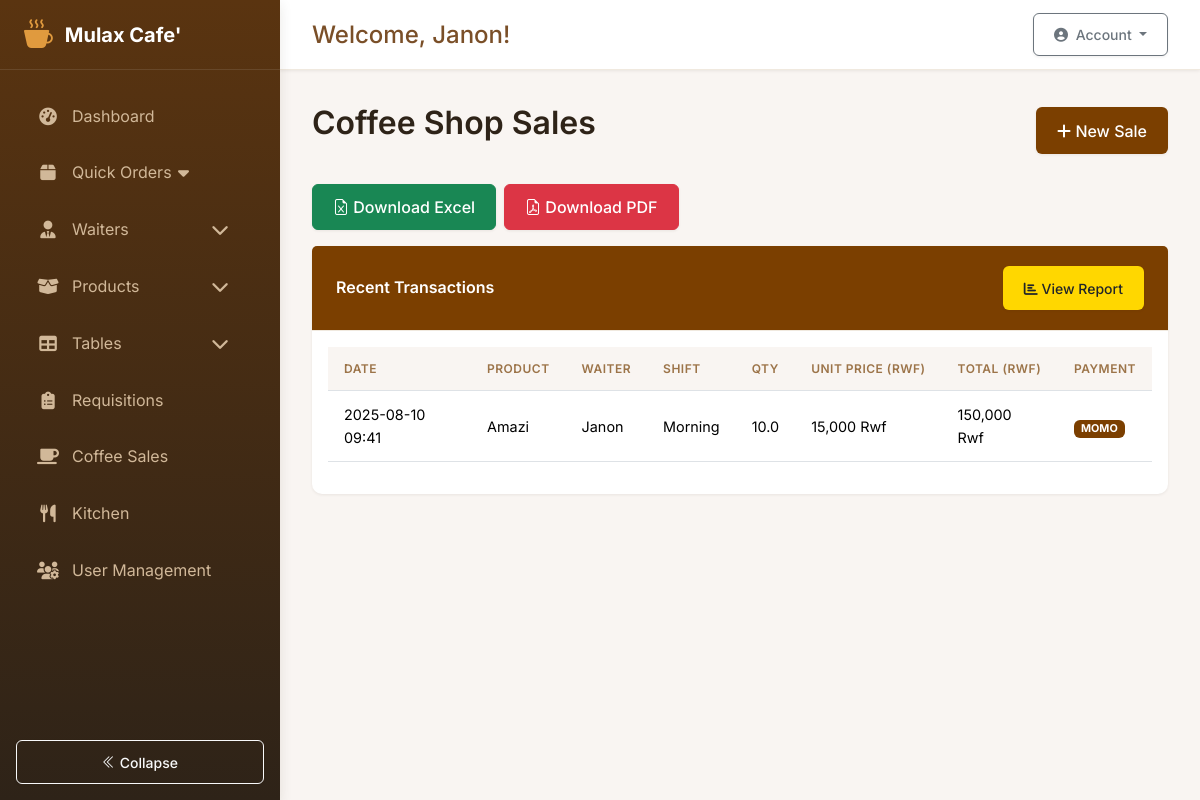
Before: /coffee/ (signed in) with the older database file.
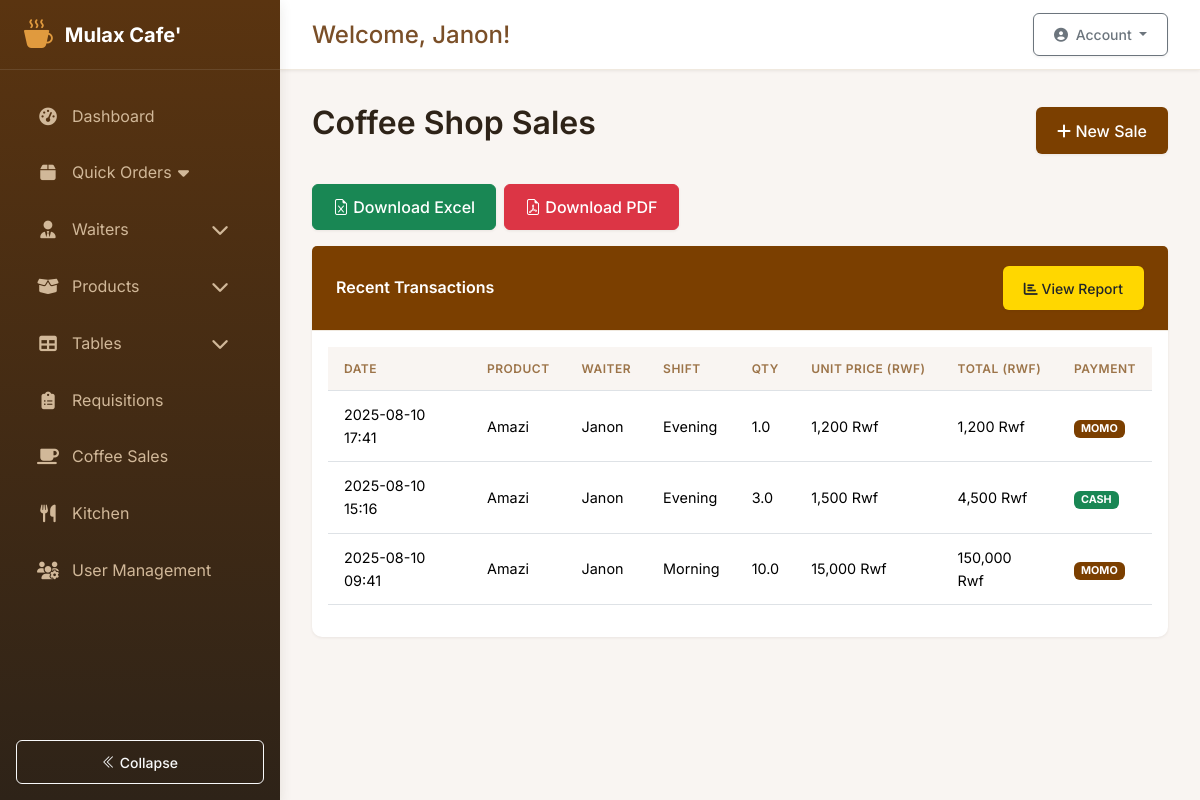
After: the same page with the newer database file.
### app/models.py (models this page shows, shortened)
class User(db.Model, UserMixin):
    __tablename__ = 'users'
    id = db.Column(db.Integer, primary_key=True)
    username = db.Column(db.String(80), unique=True, nullable=False)
    password_hash = db.Column(db.String(128))
    role = db.Column(db.String(20), default='employee')  # Possible values: 'system_control', 'manager', 'employee'
    is_admin = db.Column(db.Boolean, default=False)
    active = db.Column(db.Boolean, default=True)
    created_at = db.Column(db.DateTime, default=lambda: datetime.now(pytz.timezone('Africa/Kigali')))
    last_login = db.Column(db.DateTime)
    must_change_password = db.Column(db.Boolean, default=True)
    current_shift_id = db.Column(db.Integer, db.ForeignKey('shifts.id'))
    current_shift = db.relationship('Shift', back_populates='users')
    attendances = db.relationship('Attendance', back_populates='user')
    stock_movements = db.relationship('StockMovement', back_populates='user')
    requisitions = db.relationship(
        'Requisition',
        back_populates='requester',
        foreign_keys='[Requisition.user_id]'
    )
    approved_requisitions = db.relationship(
        'Requisition',
        back_populates='approver',
        foreign_keys='[Requisition.approved_by]'
    )
    coffee_sales = db.relationship('CoffeeSale', back_populates='recorder')
    orders_recorded = db.relationship('Order', back_populates='recorder', foreign_keys='[Order.recorded_by]')
    orders_served = db.relationship('Order', back_populates='server', foreign_keys='[Order.served_by]')
    orders_created = db.relationship('Order', back_populates='user', foreign_keys='Order.user_id')
    def is_employee(self):
        return self.role == 'employee'
    def get_current_shift(self):
        if self.is_admin or self.is_system_control():
            return None  # Admins can see all shifts
        return self.current_shift

class CoffeeSale(db.Model):
    __tablename__ = 'coffee_sales'
    id = db.Column(db.Integer, primary_key=True)
    date = db.Column(db.DateTime, default=lambda: datetime.now(pytz.timezone('Africa/Kigali')))
    product_id = db.Column(db.Integer, db.ForeignKey('products.id'), nullable=False)
    quantity_sold = db.Column(db.Float, nullable=False)
    unit_price = db.Column(db.Float, nullable=False)
    total_sales = db.Column(db.Float, nullable=False)
    payment_mode = db.Column(db.String(20))
    recorded_by = db.Column(db.Integer, db.ForeignKey('users.id'), nullable=False)
    waiter_id = db.Column(db.Integer, db.ForeignKey('waiters.id'), nullable=True)
    shift_id = db.Column(db.Integer, db.ForeignKey('shifts.id'), nullable=True)
    product = db.relationship('Product', back_populates='coffee_sales')
    recorder = db.relationship('User', back_populates='coffee_sales')
    waiter = db.relationship('Waiter', foreign_keys=[waiter_id])
    shift = db.relationship('Shift')

class Product(db.Model):
    __tablename__ = 'products'
    id = db.Column(db.Integer, primary_key=True)
    sku = db.Column(db.String(20), unique=True, nullable=False)
    name = db.Column(db.String(100), nullable=False)
    brand = db.Column(db.String(100))
    description = db.Column(db.Text)
    category = db.Column(db.String(50), nullable=False)
    unit = db.Column(db.String(20), nullable=False)
    current_stock = db.Column(db.Float, default=0)
    unit_price = db.Column(db.Float, default=0)
    cost_price = db.Column(db.Float)
    supplier = db.Column(db.String(100))
    remarks = db.Column(db.String(200))
    tax_rate = db.Column(db.Float, nullable=True)
    reorder_qty = db.Column(db.Float, default=0)
    last_updated = db.Column(db.DateTime, default=lambda: datetime.now(pytz.timezone('Africa/Kigali')), onupdate=lambda: datetime.now(pytz.timezone('Africa/Kigali')))
    min_stock = db.Column(db.Float, default=5.0)
    stock_movements = db.relationship(
        'StockMovement',
        back_populates='product',
        cascade='all, delete-orphan'
    )
    requisitions = db.relationship('Requisition', back_populates='product')
    coffee_sales = db.relationship('CoffeeSale', back_populates='product')
    order_items = db.relationship('OrderItem', back_populates='product')

class Waiter(db.Model):
    __tablename__ = 'waiters'
    id = db.Column(db.Integer, primary_key=True)
    name = db.Column(db.String(100), nullable=False)
    phone_number = db.Column(db.String(20), nullable=True)
    email = db.Column(db.String(120), nullable=True, unique=True)
    is_active = db.Column(db.Boolean, default=True)

class Shift(db.Model):
    __tablename__ = 'shifts'
    id = db.Column(db.Integer, primary_key=True)
    name = db.Column(db.String(50), nullable=False)
    start_time = db.Column(db.Time, nullable=False)  # e.g., 07:00:00
    end_time = db.Column(db.Time, nullable=False)   # e.g., 17:00:00
    is_active = db.Column(db.Boolean, default=True)
    users = db.relationship('User', back_populates='current_shift')
    attendances = db.relationship('Attendance', back_populates='shift')
    orders = db.relationship('Order', back_populates='shift')

### app/routes/coffee.py (the view)
@bp.route('/')
@login_required
def list_sales():
    sales = CoffeeSale.query.order_by(CoffeeSale.date.desc()).all()
    return render_template('coffee/list.html', sales=sales)

### app/templates/coffee/list.html (shortened to what this page needs)
{% extends "base.html" %}
{% block content %}
<div class="d-flex justify-content-between align-items-center mb-4">
    <h2>Coffee Shop Sales</h2>
    <a href="{{ url_for('coffee.new_sale') }}" class="btn" style="background-color: #7B3F00; color: white;">
        <i class="fas fa-plus"></i> New Sale
    </a>
</div>
<div class="d-flex gap-2 my-3">
    <a href="{{ url_for('coffee.export_transactions_excel') }}" class="btn btn-success">
        <i class="bi bi-file-earmark-excel"></i> Download Excel
    </a>
    <a href="{{ url_for('coffee.export_transactions_pdf') }}" class="btn btn-danger">
        <i class="bi bi-file-earmark-pdf"></i> Download PDF
    </a>
</div>
<div class="card mb-4">
    <div class="card-header text-white" style="background-color: #7B3F00;">
        <div class="d-flex justify-content-between align-items-center">
            <span>Recent Transactions</span>
            <a href="{{ url_for('coffee.sales_report') }}" class="btn btn-sm" style="background-color: #FFD700;">
                <i class="fas fa-chart-bar"></i> View Report
            </a>
        </div>
    </div>
    <div class="card-body">
        <div class="table-responsive">
            <table class="table table-hover">
                <thead>
                    <tr>
                        <th>Date</th>
                        <th>Product</th>
                        <th>Waiter</th>
                        <th>Shift</th>
                        <th>Qty</th>
                        <th>Unit Price (Rwf)</th>
                        <th>Total (Rwf)</th>
                        <th>Payment</th>
                    </tr>
                </thead>
                <tbody>
                    {% for sale in sales %}
                    <tr>
                        <td>{{ sale.date.strftime('%Y-%m-%d %H:%M') }}</td>
                        <td>{{ sale.product.name }}</td>
                        <td>{% if sale.waiter %}{{ sale.waiter.name }}{% else %}N/A{% endif %}</td>
                        <td>{{ sale.shift.name }}</td>
                        <td>{{ sale.quantity_sold }}</td>
                        <td>{{ "{:,.0f}".format(sale.unit_price) }} Rwf</td>
                        <td>{{ "{:,.0f}".format(sale.total_sales) }} Rwf</td>
                        <td>
                            <span class="badge
                                {% if sale.payment_mode == 'cash' %}bg-success
                                {% elif sale.payment_mode == 'momo' %}bg-primary
                                {% else %}bg-info{% endif %}">
                                {{ sale.payment_mode|upper }}
                            </span>
                        </td>
                    </tr>
                    {% endfor %}
                </tbody>
            </table>
        </div>
    </div>
</div>
{% endblock %}

### app/templates/base.html (shortened to what this page needs)
<!DOCTYPE html>
<html lang="en">
<head>
    <link rel="stylesheet" href="https://cdn.jsdelivr.net/npm/bootstrap-icons@1.11.1/font/bootstrap-icons.css">
    <link href="https://cdn.jsdelivr.net/npm/bootstrap@5.3.2/dist/css/bootstrap.min.css" rel="stylesheet">
    <link href="{{ url_for('static', filename='css/styles.css') }}" rel="stylesheet">
    <link rel="stylesheet" href="https://cdnjs.cloudflare.com/ajax/libs/font-awesome/6.5.2/css/all.min.css">
    <link rel="stylesheet" href="https://cdn.datatables.net/1.11.5/css/dataTables.bootstrap5.min.css">
</head>
<body>
    {% if current_user.is_authenticated %}
        <div class="app-container">
            <aside class="sidebar" id="sidebar">
                <div class="sidebar-header">
                    <a href="#" class="sidebar-brand">
                        <i class="bi bi-cup-hot-fill"></i>
                        <span>Mulax Cafe'</span>
                    </a>
                </div>
                <div class="sidebar-nav-container">
                    <ul class="sidebar-nav">
                        {% if current_user.role in ['admin', 'manager'] %}
                            <li class="nav-item">
                                <a class="sidebar-nav-link" href="{{ url_for('main.dashboard') }}">
                                    <i class="fas fa-tachometer-alt"></i><span>Dashboard</span>
                                </a>
                            </li>
                        {% endif %}
                        <li class="nav-item">
                            <a class="sidebar-nav-link collapsed" href="#" data-bs-toggle="collapse" data-bs-target="#ordersMenu" aria-expanded="false">
                                <i class="fas fa-box"></i><span>Quick Orders</span>
                                <i class="fas fa-caret-down float-end"></i>
                            </a>
                        </li>
                        {% if current_user.role in ['admin', 'manager'] %}
<li class="nav-item">
    <a class="sidebar-nav-link d-flex align-items-center" href="#waitersSubmenu" data-bs-toggle="collapse" role="button" aria-expanded="false" aria-controls="waitersSubmenu">
        <i class="fas fa-user-tie"></i>
        <span>Waiters</span>
        <i class="fas fa-chevron-down ms-auto menu-toggle"></i>
    </a>
</li>
{% endif %}
                        <li class="nav-item">
                            <a class="sidebar-nav-link d-flex align-items-center" href="#productSubmenu" data-bs-toggle="collapse" role="button" aria-expanded="false" aria-controls="productSubmenu">
                                <i class="fas fa-box-open"></i>
                                <span>Products</span>
                                <i class="fas fa-chevron-down ms-auto menu-toggle"></i>
                            </a>
                        </li>
                        <li class="nav-item">
                            <a class="sidebar-nav-link d-flex align-items-center" href="#tablesSubmenu" data-bs-toggle="collapse" role="button" aria-expanded="false" aria-controls="tablesSubmenu">
                                <i class="fas fa-table"></i>
                                <span>Tables</span>
                                <i class="fas fa-chevron-down ms-auto menu-toggle"></i>
                            </a>
                        </li>
                        <li class="nav-item">
                            <a class="sidebar-nav-link" href="{{ url_for('requisitions.list_requisitions') }}">
                                <i class="fas fa-clipboard-list"></i><span>Requisitions</span>
                            </a>
                        </li>
                        <li class="nav-item">
                            <a class="sidebar-nav-link" href="{{ url_for('coffee.list_sales') }}">
                                <i class="fas fa-coffee"></i><span>Coffee Sales</span>
                            </a>
                        </li>
                        <li class="nav-item">
                            <a class="sidebar-nav-link" href="{{ url_for('kitchen.inventory') }}">
                                <i class="fas fa-utensils"></i><span>Kitchen</span>
                            </a>
                        </li>
                        {% if current_user.role in ['manager'] %}
                        <li class="nav-item">
                            <a class="sidebar-nav-link" href="{{ url_for('auth.manage_users') }}">
                                <i class="fas fa-users-cog"></i><span>User Management</span>
                            </a>
                        </li>
                        {% endif %}
                    </ul>
                </div>
                <div class="sidebar-footer p-3">
                    <button class="sidebar-toggle btn btn-sm btn-outline-light w-100" id="sidebarToggle">
                        <i class="bi bi-chevron-double-left"></i> <span>Collapse</span>
                    </button>
                </div>
            </aside>
            <main class="main-content" id="main-content">
                <div class="content-wrapper">
                    <div class="top-bar">
                        <div class="welcome-message">
                            <h4>Welcome, {{ current_user.username }}!</h4>
                        </div>
                        <div class="user-profile">
                            <div class="dropdown">
                                <button class="btn btn-sm btn-outline-secondary dropdown-toggle" type="button" id="dropdownMenuButton" data-bs-toggle="dropdown" aria-expanded="false">
                                    <i class="fas fa-user-circle me-1"></i> Account
                                </button>
                            </div>
                        </div>
                    </div>
                    <div class="content-container">
                        {% block content %}{% endblock %}
                    </div>
                </div>
            </main>
        </div>
    {% endif %}
</body>
</html>

### app/static/css/styles.css (style rules this page uses)
:root { --primary: #7B3F00; --secondary: #FFD700; --dark: #212529; --light: #F8F9FA; }
body { background-color: #f5f5f5; }
.bg-primary { background-color: var(--primary) !important; }
.card { border: none; box-shadow: 0 0.125rem 0.25rem rgba(0, 0, 0, 0.075); }
.card-header { font-weight: 600; }
.table th { background-color: var(--light); }
.table-responsive { overflow-x: auto; }
.table { font-size: 0.9rem; }
.table th { white-space: nowrap; position: sticky; top: 0; background-color: #f8f9fa; }

Changed rows visible on the page:
added CoffeeSale: date "2025-08-10 17:41", product.name "Amazi", waiter.name "Janon", shift.name "Evening", quantity_sold "1.0", unit_price "1,200", total_sales "1,200", payment_mode "MOMO"
added CoffeeSale: date "2025-08-10 15:16", product.name "Amazi", waiter.name "Janon", shift.name "Evening", quantity_sold "3.0", unit_price "1,500", total_sales "4,500", payment_mode "CASH"
